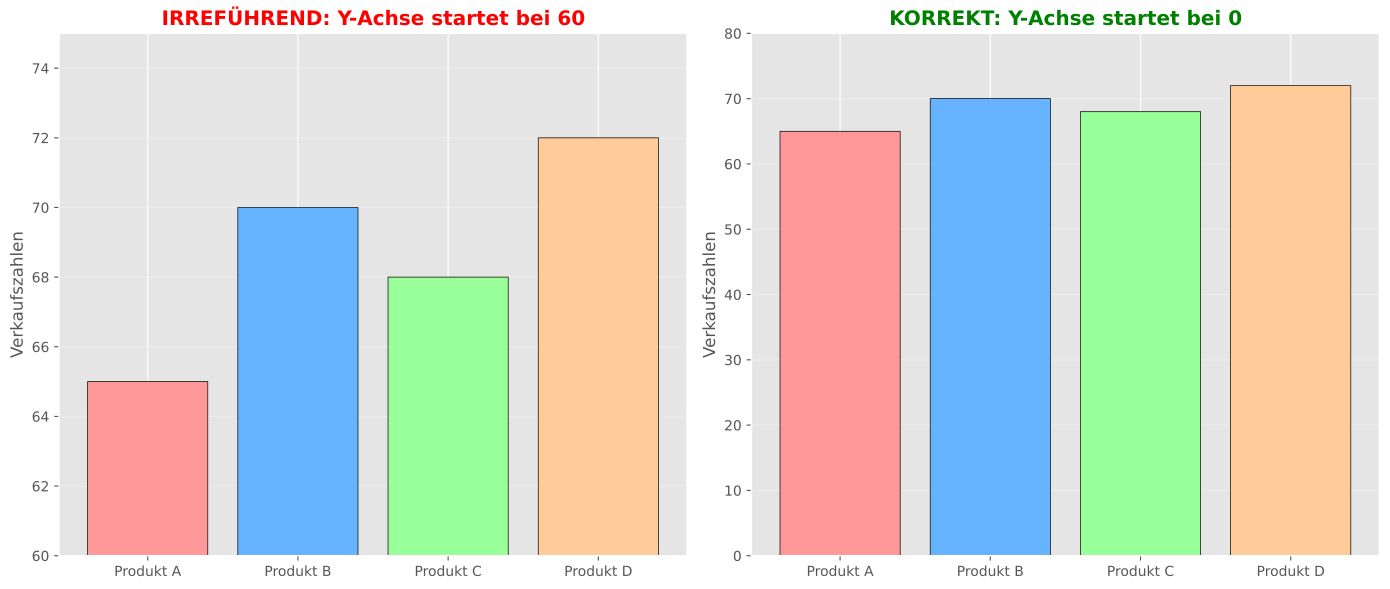

Generate this figure with Python:
import matplotlib.pyplot as plt
import numpy as np
import os

# ggplot Stil verwenden
plt.style.use('ggplot')

# Beispieldaten: Verkaufszahlen zweier Produkte
kategorien = ['Produkt A', 'Produkt B', 'Produkt C', 'Produkt D']
werte = [65, 70, 68, 72]

# Zwei Subplots nebeneinander erstellen
fig, (ax1, ax2) = plt.subplots(1, 2, figsize=(14, 6))

# Linkes Diagramm: Y-Achse startet bei 60 (IRREFÜHREND)
colors = ['#ff9999', '#66b3ff', '#99ff99', '#ffcc99']
ax1.bar(kategorien, werte, color=colors, edgecolor='black')
ax1.set_ylim(60, 75)  # Y-Achse startet bei 60!
ax1.set_ylabel('Verkaufszahlen')
ax1.set_title('IRREFÜHREND: Y-Achse startet bei 60', fontweight='bold', color='red')
ax1.grid(True, alpha=0.3, axis='y')

# Rechtes Diagramm: Y-Achse startet bei 0 (KORREKT)
ax2.bar(kategorien, werte, color=colors, edgecolor='black')
ax2.set_ylim(0, 80)  # Y-Achse startet bei 0
ax2.set_ylabel('Verkaufszahlen')
ax2.set_title('KORREKT: Y-Achse startet bei 0', fontweight='bold', color='green')
ax2.grid(True, alpha=0.3, axis='y')

plt.tight_layout()

# Pfad zum Speicherort der Python-Datei ermitteln
script_dir = os.path.dirname(os.path.abspath(__file__))
output_path = os.path.join(script_dir, 'plots_misleading_axes.pdf')

# Als PDF exportieren
plt.savefig(output_path, format='pdf', bbox_inches='tight')
plt.close()

print(f"Vergleichsdiagramm wurde als {output_path} exportiert")
